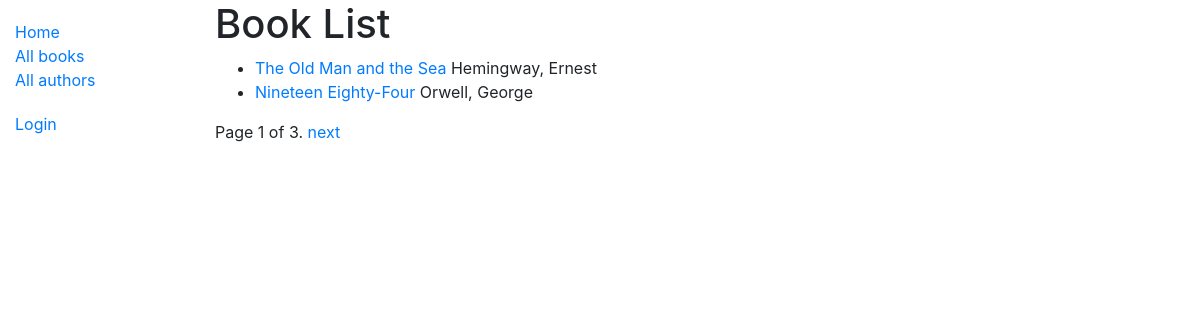
/catalog/books/, run on the app's committed database.
### catalog/models.py (models this page shows, shortened)
class Book(models.Model):
    title = models.CharField(max_length=200)
    author = models.ForeignKey('Author', on_delete=models.SET_NULL, null=True)
    summary = models.TextField(max_length=1000, help_text="Enter a brief description of the book")
    isbn = models.CharField('ISBN', max_length=13,
                            help_text='13 Character <a href="https://www.isbn-international.org/content/what-isbn'
                                      '">ISBN number</a>')
    genre = models.ManyToManyField(Genre, help_text="Select a genre for this book")
    language = models.ForeignKey('Language', on_delete=models.SET_NULL, null=True,)
    def display_language(self):
        return self.language
    display_language.short_description = 'Language'
    def display_genre(self):
        """Creates a string for the Genre. This is required to display genre in Admin."""
        return ', '.join([genre.name for genre in self.genre.all()[:3]])
    display_genre.short_description = 'Genre'
    def get_absolute_url(self):
        return reverse('book-detail', args=[str(self.id)])

class Author(models.Model):
    first_name = models.CharField(max_length=100)
    last_name = models.CharField(max_length=100)
    date_of_birth = models.DateField(null=True, blank=True)
    date_of_death = models.DateField('died', null=True, blank=True)
    class Meta:
        ordering = ['last_name', 'first_name']
    def __str__(self):
        return f'{self.last_name}, {self.first_name}'

### catalog/views.py (the view)
# urls.py: path('books/', views.BookListView.as_view(), name='books'),
class BookListView(generic.ListView):
    model = Book
    paginate_by = 2 #reducing the number of items displayed on each page.

### catalog/templates/catalog/book_list.html
{% extends "base_generic.html" %}
{% block content %}
    <h1>Book List</h1>
    {% if book_list %}
    <ul>
        {% for book in book_list %}
            <li>
                <a href="{{ book.get_absolute_url }}">{{ book.title }}</a> {{ book.author }}
            </li>
        {% endfor %}
    </ul>
    {% else %}
        <p>There are no books in the library.</p>
    {% endif %}
{% endblock %}

### data on the page
Book: title "The Old Man and the Sea", author "Hemingway, Ernest"
Book: title "Nineteen Eighty-Four", author "Orwell, George"

### other printed values
{{ page_obj.number }} "1"
{{ page_obj.paginator.num_pages }} "3"
